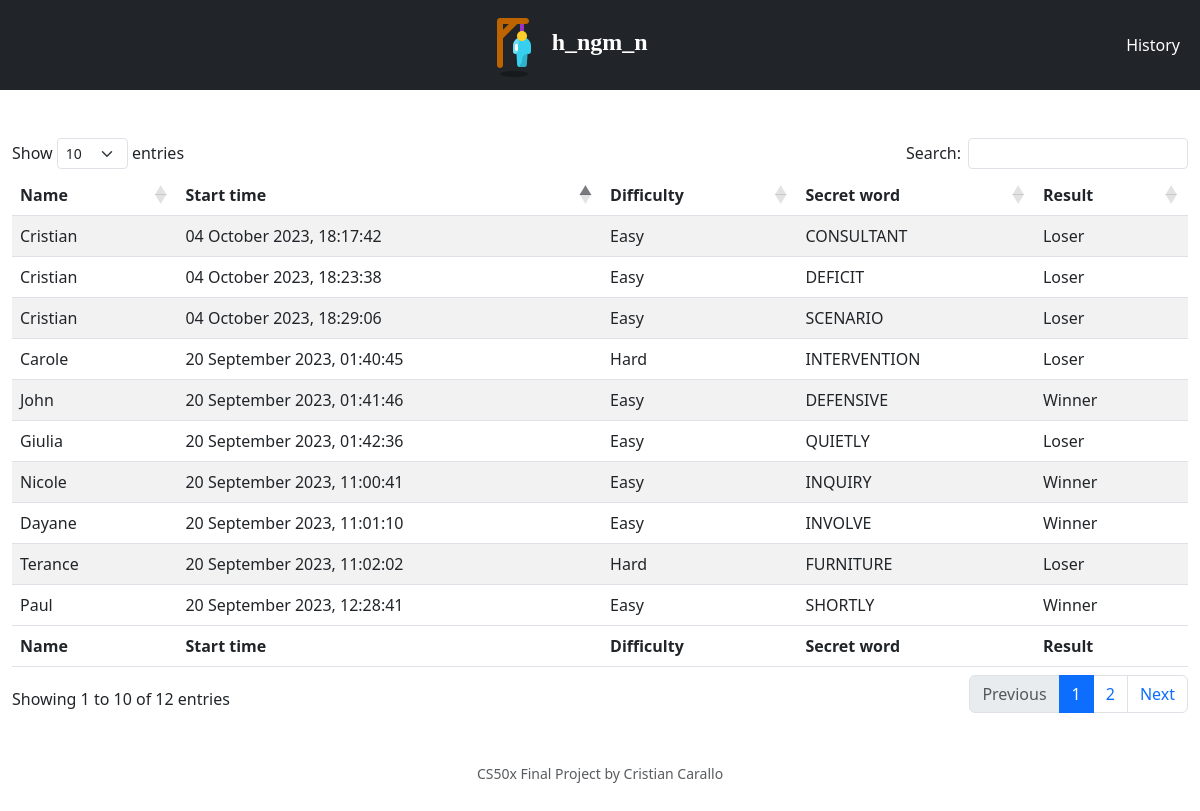
The app's page /history with its own data.
### tables this page shows
CREATE TABLE history (id INTEGER PRIMARY KEY AUTOINCREMENT NOT NULL, name TEXT NOT NULL, start_time DATETIME NOT NULL UNIQUE, secret_word TEXT NOT NULL, level TEXT NOT NULL, result INTEGER NOT NULL);

### app.py (the view)
@app.route('/history')
def scoreboard():
    return render_template("history.html", games=db.execute("SELECT * FROM history"))

### app.py (called while the page is built)
@app.after_request
def after_request(response):
    response.headers["Cache-Control"] = "no-cache, no-store, must-revalidate"
    response.headers["Expires"] = 0
    response.headers["Pragma"] = "no-cache"
    return response

### templates/history.html (shortened to what this page needs)
{% extends "layout.html" %}
{% block nav_item %}
    <a class="nav-link active" aria-current="page" href="/history">History</a>
{% endblock %}
{% block main %}
    <table id="history" class="table table-striped">
        <thead>
        <tr>
            <th>Name</th>
            <th>Start time</th>
            <th>Difficulty</th>
            <th>Secret word</th>
            <th>Result</th>
        </tr>
        </thead>
        <tbody>
        {% for game in games %}
            <tr>
                <td>{{ game["name"] }}</td>
                <td>{{ strptime(game["start_time"], "%Y-%m-%d %H:%M:%S").strftime("%d %B %Y, %H:%M:%S") }}</td>
                <td>{{ game["level"].title() }}</td>
                <td>{{ game["secret_word"] }}</td>
                <td>{{ game["result"] }}</td>
            </tr>
        {% endfor %}
        </tbody>
        <tfoot>
        <tr>
            <th>Name</th>
            <th>Start time</th>
            <th>Difficulty</th>
            <th>Secret word</th>
            <th>Result</th>
        </tr>
        </tfoot>
    </table>
{% endblock %}

### templates/layout.html (shortened to what this page needs)
<!doctype html>
<html lang="en">
<head>
    <link href="https://cdn.jsdelivr.net/npm/bootstrap@5.3.1/dist/css/bootstrap.min.css" rel="stylesheet"
>
    <link rel="stylesheet" href="https://cdnjs.cloudflare.com/ajax/libs/twitter-bootstrap/5.3.0/css/bootstrap.min.css"/>
    <link rel="stylesheet" href="https://cdn.datatables.net/1.13.6/css/dataTables.bootstrap5.min.css">
    <link href="../static/css/styles.css" rel="stylesheet">
</head>
<body>
<nav class="navbar navbar-expand-md navbar-dark bg-dark">
    <div class="container-fluid">
        <a class="navbar-brand mx-auto" href="/">
            <img src="../static/img/logo.png" alt="Logo" class="d-inline-block align-text-center">
            <span id="game-title">h_ngm_n</span>
        </a>
        <div class="navbar-nav nav-item">
            {% block nav_item %}{% endblock %}
        </div>
    </div>
</nav>
<main class="container-fluid py-5">
    {% block main %}{% endblock %}
</main>
<footer class="mb-5 small text-center text-muted">
    CS50x Final Project by Cristian Carallo
</footer>
</body>
</html>

### static/css/styles.css (style rules this page uses)
#game-title { font-weight: bold; font-family: "Comic Sans MS", serif; font-size: x-large; }

### records on screen
history: name "Carole", start_time "20 September 2023, 01:40:45", level "Hard", secret_word "INTERVENTION", result "Loser"
history: name "John", start_time "20 September 2023, 01:41:46", level "Easy", secret_word "DEFENSIVE", result "Winner"
history: name "Giulia", start_time "20 September 2023, 01:42:36", level "Easy", secret_word "QUIETLY", result "Loser"
history: name "Nicole", start_time "20 September 2023, 11:00:41", level "Easy", secret_word "INQUIRY", result "Winner"
history: name "Dayane", start_time "20 September 2023, 11:01:10", level "Easy", secret_word "INVOLVE", result "Winner"
history: name "Terance", start_time "20 September 2023, 11:02:02", level "Hard", secret_word "FURNITURE", result "Loser"
history: name "Paul", start_time "20 September 2023, 12:28:41", level "Easy", secret_word "SHORTLY", result "Winner"
history: name "Cristian", start_time "04 October 2023, 18:17:42", level "Easy", secret_word "CONSULTANT", result "Loser"
history: name "Cristian", start_time "04 October 2023, 18:23:38", level "Easy", secret_word "DEFICIT", result "Loser"
history: name "Cristian", start_time "04 October 2023, 18:29:06", level "Easy", secret_word "SCENARIO", result "Loser"
